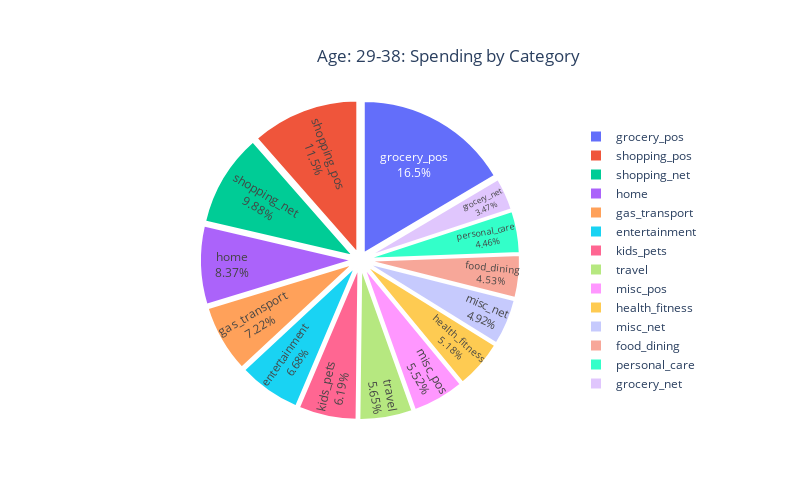

Write notebook code for a chart like this one.
### Code cell
# Filter the data for the 29-38 age group
early_career_data = df[df['age_description'] == 'Age: 29-38']

# Calculate the total spend by category for the 29-38 age group
early_career_spending = early_career_data.groupby('category')['amt'].sum().reset_index()

# Sort the values for a cleaner chart presentation
early_career_spending = early_career_spending.sort_values(by='amt', ascending=False)

# Create a pie chart using plotly
fig = px.pie(
    early_career_spending, 
    names='category', 
    values='amt', 
    title='Age: 29-38: Spending by Category', 
    hover_data={'amt': ':.2f'},
    labels={'amt': 'Total Spend'}
)

# Customize the chart with percentages on the slices and display total spend on hover
fig.update_traces(
    textposition='inside', 
    textinfo='percent+label', 
    hovertemplate='Total Spend: $%{value:,.2f}', 
    pull=[0.05] * len(early_career_spending),  # Pull out each slice slightly
    marker=dict(line=dict(color='white', width=2))  # Add white border around each slice
)

# Update the layout for better alignment of the pie chart and legend
fig.update_layout(
    width=800,  # Adjust width
    height=500,  # Adjust height
    title={
        'text': 'Age: 29-38: Spending by Category',
        'y':0.90,  # position of the title from bottom to top (0-1 scale)
        'x':0.56,   # center the title horizontally
        'xanchor': 'center',
        'yanchor': 'top'
    },
    legend={
        'yanchor': 'middle',  # vertical centering
        'y': 0.5,             # legend is vertically centered
        'xanchor': 'left',     # move the legend to the right side
        'x': .8             # move the legend further right to avoid overlapping the pie chart
    },
    margin=dict(l=0  # adds 100px left margin to move the pie chart to the left
))
# Display the chart
fig.show()

### Figure 1 — Plotly figure (JSON) as saved in the notebook; plotly's stock layout.template omitted (floating-point values rounded to 4 significant figures)
{"data": [{"customdata": [[3686000.0], [2565000.0], [2210000.0], [1872000.0], [1615000.0], [1496000.0], [1385000.0], [1265000.0], [1235000.0], [1159000.0], [1101000.0], [1013000.0], [997500.0], [775400.0]], "domain": {"x": [0, 1], "y": [0, 1]}, "hovertemplate": "Total Spend: $%{value:,.2f}", "labels": ["grocery_pos", "shopping_pos", "shopping_net", "home", "gas_transport", "entertainment", "kids_pets", "travel", "misc_pos", "health_fitness", "misc_net", "food_dining", "personal_care", "grocery_net"], "legendgroup": "", "marker": {"line": {"color": "white", "width": 2}}, "name": "", "pull": [0.05, 0.05, 0.05, 0.05, 0.05, 0.05, 0.05, 0.05, 0.05, 0.05, 0.05, 0.05, 0.05, 0.05], "showlegend": true, "textinfo": "percent+label", "textposition": "inside", "type": "pie", "values": [3686000.0, 2565000.0, 2210000.0, 1872000.0, 1615000.0, 1496000.0, 1385000.0, 1265000.0, 1235000.0, 1159000.0, 1101000.0, 1013000.0, 997500.0, 775400.0]}], "layout": {"height": 500, "legend": {"tracegroupgap": 0, "x": 0.8, "xanchor": "left", "y": 0.5, "yanchor": "middle"}, "margin": {"l": 0}, "title": {"text": "Age: 29-38: Spending by Category", "x": 0.56, "xanchor": "center", "y": 0.9, "yanchor": "top"}, "width": 800}}
